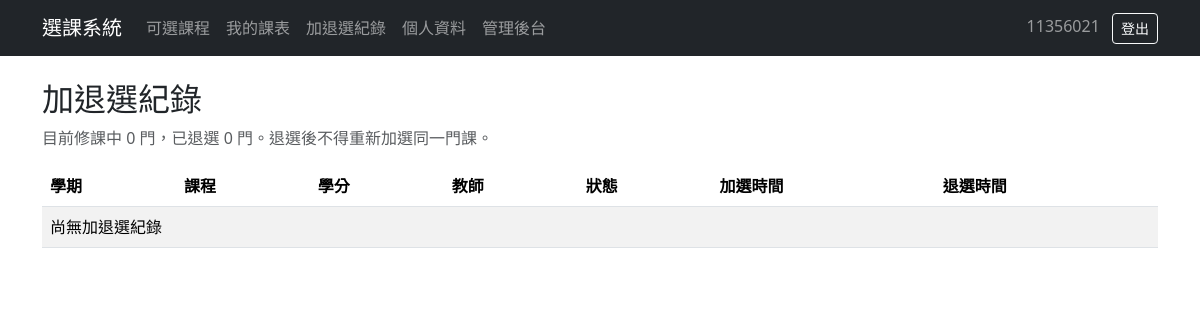
The page /history/ (signed in) on the database as committed earlier.
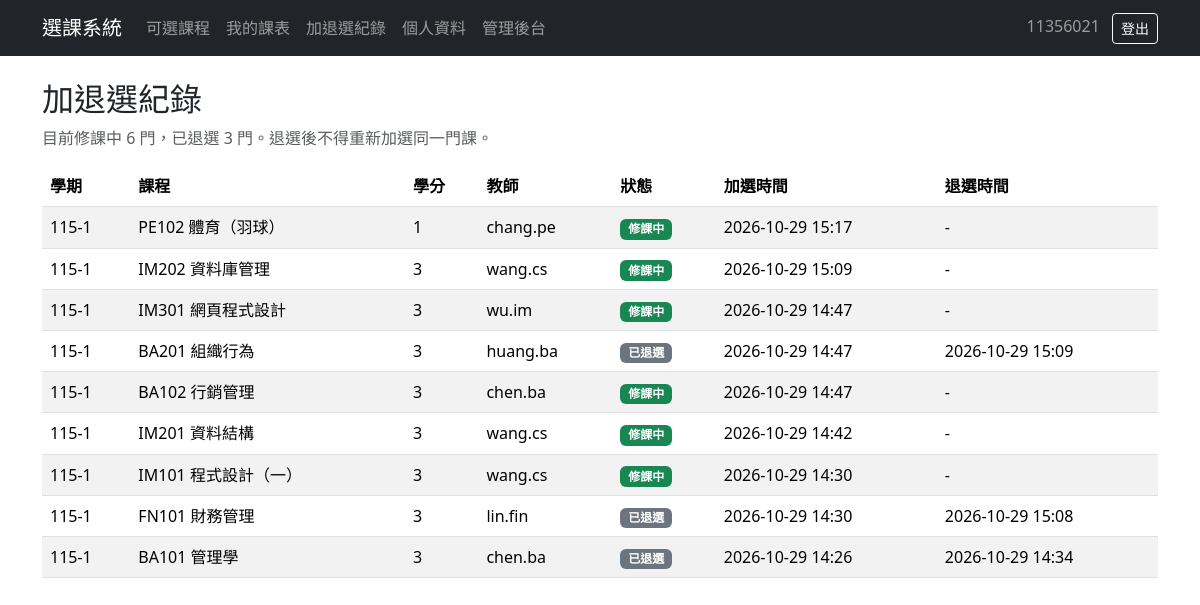
The same page on the database as committed later.
### enrollments/models.py (models this page shows, shortened)
class Enrollment(models.Model):
    class Status(models.TextChoices):
        ENROLLED = "ENROLLED", "Enrolled"
        DROPPED = "DROPPED", "Dropped"
    student = models.ForeignKey(settings.AUTH_USER_MODEL, on_delete=models.CASCADE, related_name="enrollments")
    section = models.ForeignKey(Section, on_delete=models.CASCADE, related_name="enrollments")
    status = models.CharField(max_length=10, choices=Status.choices, default=Status.ENROLLED)
    enrolled_at = models.DateTimeField(auto_now_add=True)
    dropped_at = models.DateTimeField(null=True, blank=True)
    class Meta:
        unique_together = ("student", "section")

### courses/models.py (models this page shows, shortened)
class Section(models.Model):
    course = models.ForeignKey(Course, on_delete=models.CASCADE, related_name="sections")
    semester = models.ForeignKey(Semester, on_delete=models.CASCADE, related_name="sections")
    teacher = models.ForeignKey(settings.AUTH_USER_MODEL, on_delete=models.SET_NULL, null=True, blank=True, related_name="teaching_sections")
    capacity = models.PositiveIntegerField(default=40)
    class Meta:
        unique_together = ("course", "semester")

class Semester(models.Model):
    name = models.CharField(max_length=20, unique=True)  # e.g. 113-1
    is_active = models.BooleanField(default=False)
    enroll_start = models.DateTimeField(null=True, blank=True)
    enroll_end = models.DateTimeField(null=True, blank=True)

class Course(models.Model):
    code = models.CharField(max_length=20)
    name = models.CharField(max_length=100)
    credits = models.PositiveIntegerField()
    department = models.CharField(max_length=50, blank=True)
    description = models.TextField(blank=True)
    class Meta:
        unique_together = ("code",)

### enrollments/views.py (the view)
# urls.py: path("history/", views.enrollment_history, name="enrollment_history"),
@login_required
def enrollment_history(request):
    enrollments = (
        Enrollment.objects.filter(student=request.user)
        .select_related("section__course", "section__semester", "section__teacher")
        .prefetch_related("section__timeslots")
        .order_by("-enrolled_at")
    )
    return render(request, "enrollments/history.html", {
        "enrollments": enrollments,
        "enrolled_count": enrollments.filter(status=Enrollment.Status.ENROLLED).count(),
        "dropped_count": enrollments.filter(status=Enrollment.Status.DROPPED).count(),
    })

### templates/enrollments/history.html
{% extends "base.html" %}
{% block content %}
<h2>加退選紀錄</h2>
<p class="text-muted">目前修課中 {{ enrolled_count }} 門，已退選 {{ dropped_count }} 門。退選後不得重新加選同一門課。</p>
<table class="table table-striped align-middle">
    <thead>
        <tr><th>學期</th><th>課程</th><th>學分</th><th>教師</th><th>狀態</th><th>加選時間</th><th>退選時間</th></tr>
    </thead>
    <tbody>
    {% for e in enrollments %}
        <tr>
            <td>{{ e.section.semester.name }}</td>
            <td>{{ e.section.course.code }} {{ e.section.course.name }}</td>
            <td>{{ e.section.course.credits }}</td>
            <td>{{ e.section.teacher.username|default:"-" }}</td>
            <td>
                {% if e.status == "ENROLLED" %}
                    <span class="badge bg-success">修課中</span>
                {% else %}
                    <span class="badge bg-secondary">已退選</span>
                {% endif %}
            </td>
            <td>{{ e.enrolled_at|date:"Y-m-d H:i" }}</td>
            <td>
                {% if e.dropped_at %}{{ e.dropped_at|date:"Y-m-d H:i" }}{% else %}-{% endif %}
            </td>
        </tr>
    {% empty %}
        <tr><td colspan="7">尚無加退選紀錄</td></tr>
    {% endfor %}
    </tbody>
</table>
{% endblock %}

### templates/base.html (shortened to what this page needs)
<!DOCTYPE html>
<html lang="zh-Hant">
<head>
    <link href="https://cdn.jsdelivr.net/npm/bootstrap@5.3.3/dist/css/bootstrap.min.css" rel="stylesheet">
</head>
<body>
<nav class="navbar navbar-expand-lg navbar-dark bg-dark mb-4">
    <div class="container">
        <a class="navbar-brand" href="{% url 'course_list' %}">選課系統</a>
        <div class="navbar-nav">
            <a class="nav-link" href="{% url 'course_list' %}">可選課程</a>
            <a class="nav-link" href="{% url 'my_schedule' %}">我的課表</a>
            {% if user.is_authenticated %}
                <a class="nav-link" href="{% url 'enrollment_history' %}">加退選紀錄</a>
                <a class="nav-link" href="{% url 'profile' %}">個人資料</a>
            {% endif %}
            {% if user.is_staff %}<a class="nav-link" href="{% url 'admin:index' %}">管理後台</a>{% endif %}
        </div>
        <div class="ms-auto">
            {% if user.is_authenticated %}
                <span class="navbar-text me-2">{{ user.username }}</span>
                <form action="{% url 'logout' %}" method="post" class="d-inline">
                    <button class="btn btn-outline-light btn-sm">登出</button>
                </form>
            {% else %}
                <a class="btn btn-outline-light btn-sm" href="{% url 'login' %}">登入</a>
                <a class="btn btn-outline-light btn-sm ms-1" href="{% url 'register' %}">註冊</a>
            {% endif %}
        </div>
    </div>
</nav>
<div class="container">
    {% block content %}{% endblock %}
</div>
</body>
</html>

Rows that differ between the two databases and show on the page:
added Enrollment: section.semester.name "115-1", section.course.code "PE102", section.course.name "體育（羽球）", section.course.credits "1", section.teacher.username "chang.pe", status "修課中", enrolled_at "2026-10-29 15:17"
added Enrollment: section.semester.name "115-1", section.course.code "IM202", section.course.name "資料庫管理", section.course.credits "3", section.teacher.username "wang.cs", status "修課中", enrolled_at "2026-10-29 15:09"
added Enrollment: section.semester.name "115-1", section.course.code "IM301", section.course.name "網頁程式設計", section.course.credits "3", section.teacher.username "wu.im", status "修課中", enrolled_at "2026-10-29 14:47"
added Enrollment: section.semester.name "115-1", section.course.code "BA201", section.course.name "組織行為", section.course.credits "3", section.teacher.username "huang.ba", status "已退選", enrolled_at "2026-10-29 14:47", dropped_at "2026-10-29 15:09"
added Enrollment: section.semester.name "115-1", section.course.code "BA102", section.course.name "行銷管理", section.course.credits "3", section.teacher.username "chen.ba", status "修課中", enrolled_at "2026-10-29 14:47"
added Enrollment: section.semester.name "115-1", section.course.code "IM201", section.course.name "資料結構", section.course.credits "3", section.teacher.username "wang.cs", status "修課中", enrolled_at "2026-10-29 14:42"
added Enrollment: section.semester.name "115-1", section.course.code "IM101", section.course.name "程式設計（一）", section.course.credits "3", section.teacher.username "wang.cs", status "修課中", enrolled_at "2026-10-29 14:30"
added Enrollment: section.semester.name "115-1", section.course.code "FN101", section.course.name "財務管理", section.course.credits "3", section.teacher.username "lin.fin", status "已退選", enrolled_at "2026-10-29 14:30", dropped_at "2026-10-29 15:08"
added Enrollment: section.semester.name "115-1", section.course.code "BA101", section.course.name "管理學", section.course.credits "3", section.teacher.username "chen.ba", status "已退選", enrolled_at "2026-10-29 14:26", dropped_at "2026-10-29 14:34"
Other text that changed with them:
{{ enrolled_count }}: "0" → "6"
{{ dropped_count }}: "0" → "3"
text no longer shown: "尚無加退選紀錄"
